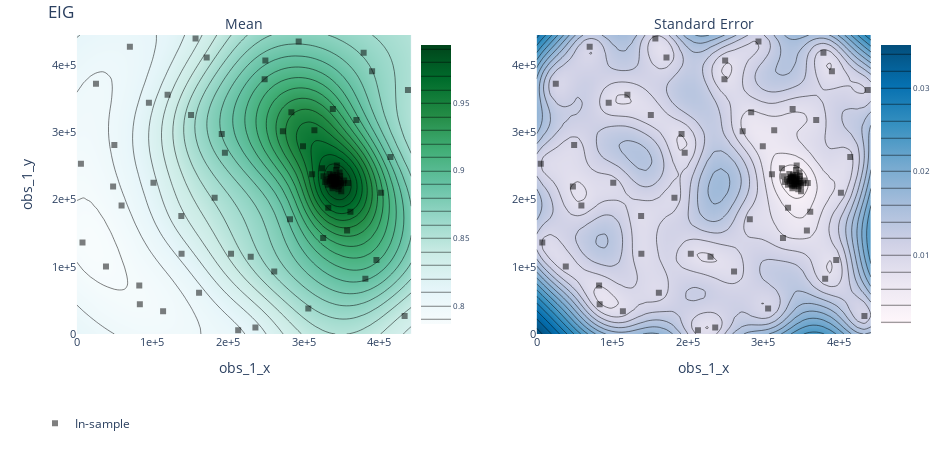

Notebook cell for this chart:
### Code cell
render(ax_client.get_contour_plot(param_x="obs_1_x", param_y="obs_1_y", metric_name="EIG"))
